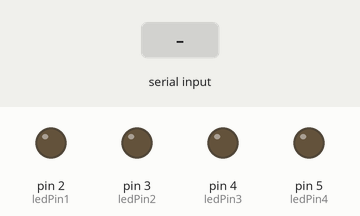
The sketch below on a simulated Arduino Uno, built with avr-gcc and run on an emulated ATmega328P. Parts: output pins drawn as LEDs (lit = HIGH). The inputs (shaded band) are chosen by the test bench. What the sketch prints to the serial monitor is not drawn.

Above: at 1.2 s.
1.3 s: "1\n" received over the second serial link
At 2.2 s:
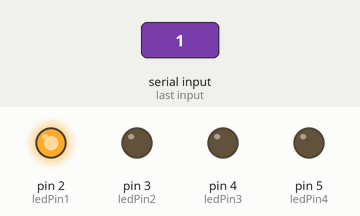
Timing chart, 0 to 19.8 s (numbered marks = the images above; inputs shaded):
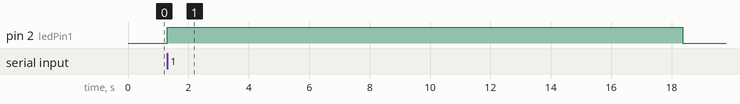

The sketch:

BlueTooth1.ino
```cpp
#include <SoftwareSerial.h>

SoftwareSerial BT(8,9);
char x;
int number;
int key = 1;
int drugCode[1024];
const int ledPin1 = 2;
const int ledPin2 = 3;
const int ledPin3 = 4;
const int ledPin4 = 5;
int i=0;

void setup() {
  // put your setup code here, to run once:
  Serial.begin(9600);
  Serial.println("蓝牙连接正常");
  BT.begin(9600);
  pinMode(ledPin1, OUTPUT);
  pinMode(ledPin2, OUTPUT);
  pinMode(ledPin3, OUTPUT);
  pinMode(ledPin4, OUTPUT);
}

void loop() {
  // put your main code here, to run repeatedly:
  if(BT.available()){
    if(key == 1){
        x = BT.read();
        Serial.print(x);
       Serial.print(key);
        Serial.print("\n");
        key=2;
        if (x == '0'){
       BT.print("OK");
       key=1;
       }
    }else if(key == 2){
      number = BT.read() - '0';
      Serial.print(number);
      Serial.print(key);
      Serial.print("\n");
      if (x == '1') {
      digitalWrite(ledPin1, HIGH); // 点亮1号LED
      delay(3000*number); // 延时5秒
      digitalWrite(ledPin1, LOW); // 熄灭1号LED
    } else if (x == '2') {
      digitalWrite(ledPin2, HIGH); // 点亮2号LED
      delay(3000*number); // 延时5秒
      digitalWrite(ledPin2, LOW); // 熄灭2号LED
    } else if (x == '3') {
      digitalWrite(ledPin3, HIGH); // 点亮3号LED
      delay(3000*number); // 延时5秒
      digitalWrite(ledPin3, LOW); // 熄灭3号LED
    } else if (x == '4') {
      digitalWrite(ledPin4, HIGH); // 点亮4号LED
      delay(3000*number); // 延时5秒
      digitalWrite(ledPin4, LOW); // 熄灭4号LED
     }
     key=1;
    }
  }
}
```

Measured:
- after the input at 1.3 s, pin 2 (ledPin1): LOW → HIGH at once, → LOW 17.1 s later
